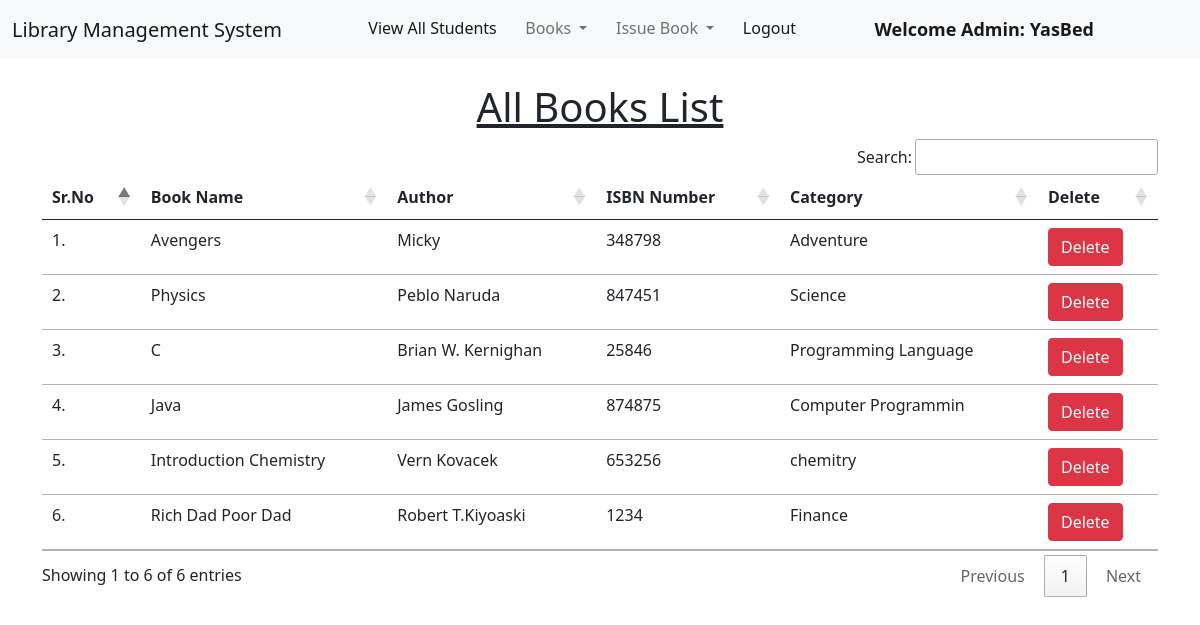
Screenshot of /view_books/ (signed in) with the database file from the repository.
### library/models.py (models this page shows, shortened)
class Book(models.Model):
    name = models.CharField(max_length=200)
    author = models.CharField(max_length=200)
    isbn = models.PositiveIntegerField()
    category = models.CharField(max_length=50)

### library/views.py (the view)
# urls.py: path('view_books/',views.view_books,name='view_books'),
@login_required(login_url='/admin_login')
def view_books(request):
    books = Book.objects.all()
    return render(request, "view_books.html",{'books':books})

### library/templates/view_books.html (shortened to what this page needs)
{% extends 'admin_navbar.html' %}
{% load static %}
{% block content %}
<div class="container mt-4">
    <h1 class="text-center"><u>All Books List</u></h1>
    <table class="table table-hover" id="example">
        <thead>
            <tr>
                <th>Sr.No</th>
                <th>Book Name</th>
                <th>Author</th>
                <th>ISBN Number</th>
                <th>Category</th>
                <th>Delete</th>
            </tr>
        </thead>
        <tbody>
            {% for book in books %}
            <tr>
                <td>{{forloop.counter}}.</td>
                <td>{{book.name}}</td>
                <td>{{book.author}}</td>
                <td>{{book.isbn}}</td>
                <td>{{book.category}}</td>
                <td><a href="/delete_book/{{book.id}}/" class="btn btn-danger" onclick="return confirm('Are you sure you want to delete this book?')">Delete</a></td>
            </tr>
            {% endfor %}
        </tbody>
    </table>
    </div>
{% endblock content %}

### library/templates/admin_navbar.html (shortened to what this page needs)
<!doctype html>
<html lang="en">
  <head>
    <link href="https://cdn.jsdelivr.net/npm/bootstrap@5.1.0/dist/css/bootstrap.min.css" rel="stylesheet">
    <link rel="stylesheet" href="https://cdn.datatables.net/1.10.25/css/jquery.dataTables.min.css">
    <link rel="stylesheet" href="https://cdn.datatables.net/buttons/1.7.1/css/buttons.dataTables.min.css">
  </head>
  <body>
    <nav class="navbar navbar-expand-lg navbar-light bg-light">
        <div class="container-fluid">
          <a class="navbar-brand" href="#">Library Management System</a>
          <div class="collapse navbar-collapse" id="navbarSupportedContent">
            <ul class="navbar-nav me-auto mb-2 mb-lg-0">
              <li class="nav-item">
                <a class="nav-link active" aria-current="page" href="/view_students/">View All Students</a>
              </li>
              <li class="nav-item dropdown">
                <a class="nav-link dropdown-toggle" href="#" id="navbarDropdown" role="button" data-bs-toggle="dropdown" aria-expanded="false">
                  Books
                </a>
              </li>
              <li class="nav-item dropdown">
                <a class="nav-link dropdown-toggle" href="#" id="navbarDropdown" role="button" data-bs-toggle="dropdown" aria-expanded="false">
                  Issue Book
                </a>
              </li>
              <li class="nav-item">
                <a class="nav-link active" aria-current="page" href="/logout/">Logout</a>
              </li>
              <li class="nav-item">
                <a style="font-weight:600; font-family:'Segoe UI', Tahoma, Geneva, Verdana, sans-serif; font-size: large;" class="nav-link active" href="#">Welcome Admin: {{request.user}}</a>
              </li>
            </ul>
          </div>
        </div>
      </nav>
      {% block content %}
      {% endblock content %}
  </body>
</html>

### rows the page displays
Book: name "Avengers", author "Micky", isbn "348798", category "Adventure"
Book: name "Physics", author "Peblo Naruda", isbn "847451", category "Science"
Book: name "C", author "Brian W. Kernighan", isbn "25846", category "Programming Language"
Book: name "Java", author "James Gosling", isbn "874875", category "Computer Programmin"
Book: name "Introduction Chemistry", author "Vern Kovacek", isbn "653256", category "chemitry"
Book: name "Rich Dad Poor Dad", author "Robert T.Kiyoaski", isbn "1234", category "Finance"

### other values shown
{{ request.user }} "YasBed"
